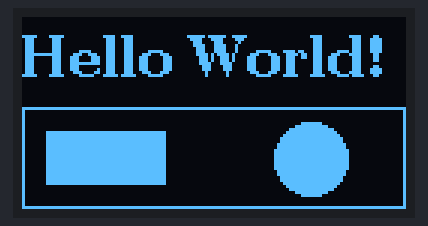
Bench run of a sketch on a simulated ESP32. On the bench: 128×64 one-colour display. What the sketch prints to the serial monitor is not drawn.

Above: at 0.2 s.

The sketch:

lib-u8g2.ino
```cpp
// F-08a: U8g2 (BSD-2) full-buffer hardware I2C SSD1306, after the library's HelloWorld example. C3 Wire default SDA 8 / SCL 9.
#include <U8g2lib.h>
#include <Wire.h>

U8G2_SSD1306_128X64_NONAME_F_HW_I2C u8g2(U8G2_R0, U8X8_PIN_NONE);

void setup() {
  Serial.begin(115200);
  delay(100);
  bool ok = u8g2.begin();
  Serial.printf("u8g2 begin %d, %dx%d\n", ok, u8g2.getDisplayWidth(), u8g2.getDisplayHeight());
  u8g2.clearBuffer();
  u8g2.setFont(u8g2_font_ncenB14_tr);
  u8g2.drawStr(0, 20, "Hello World!");
  u8g2.drawFrame(0, 30, 128, 34);
  u8g2.drawBox(8, 38, 40, 18);
  u8g2.drawDisc(96, 47, 12);
  u8g2.sendBuffer();
  Serial.println("u8g2 drawn");
  Serial.println("TRYBOARD_OK lib-u8g2");
}

void loop() { delay(1000); }
```
